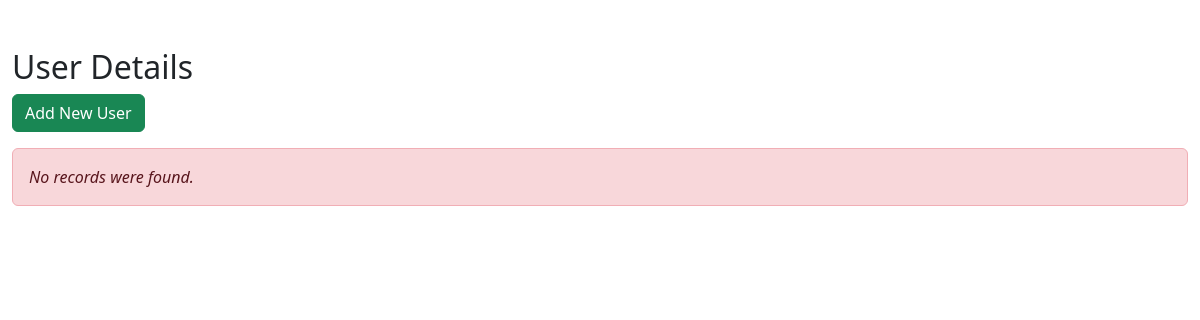
Before: /users/index.php with the older database file.
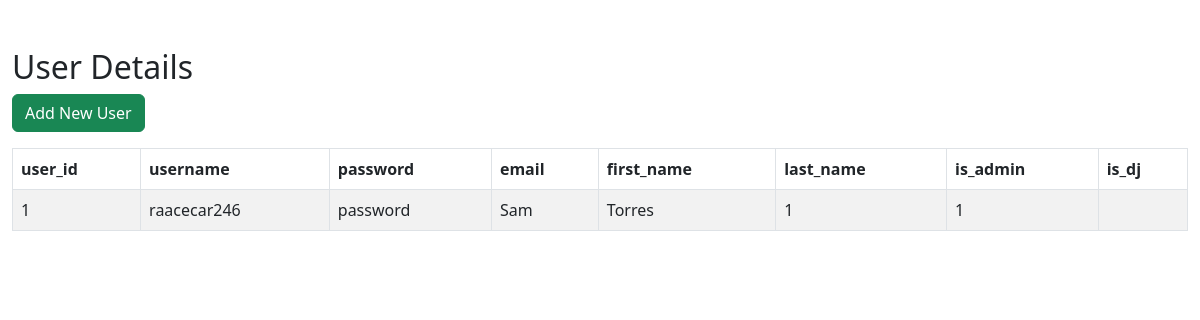
After: the same page with the newer database file.
### tables this page shows
CREATE TABLE `users` (
  `user_id` int(11) NOT NULL,
  `username` varchar(100) NOT NULL,
  `password` varchar(255) NOT NULL,
  `email` varchar(100) NOT NULL,
  `first_name` varchar(100) NOT NULL,
  `last_name` varchar(100) NOT NULL,
  `is_admin` tinyint(1) NOT NULL DEFAULT 0,
  `is_dj` tinyint(1) NOT NULL DEFAULT 0
);

### users/index.php (the view, shortened to what this page needs)
<!DOCTYPE html>
<html lang="en">
<head>
    <link href="https://cdn.jsdelivr.net/npm/bootstrap@5.3.0-alpha3/dist/css/bootstrap.min.css" rel="stylesheet">
</head>
<body>
    <div class="wrapper">
        <div class="container-fluid">
            <div class="row">
                <div class="col-md-12">
                    <div class="mt-5 mb-3 clearfix">
                        <h2 class="pull-left">User Details</h2>
                        <a href="create.php" class="btn btn-success pull-right" disabled><i class="fa fa-plus"></i> Add New User</a>
                    </div>
                    <?php
                    require_once "../scripts/config.php";
                    $sql = "SELECT * FROM users";
                    if($result = mysqli_query($link, $sql)){
                        if(mysqli_num_rows($result) > 0){
                            echo '<table class="table table-bordered table-striped">';
                                echo "<thead>";
                                    echo "<tr>";
                                        echo "<th>user_id</th>";
                                        echo "<th>username</th>";
                                        echo "<th>password</th>";
                                        echo "<th>email</th>";
                                        echo "<th>first_name</th>";
                                        echo "<th>last_name</th>";
                                        echo "<th>is_admin</th>";
                                        echo "<th>is_dj</th>";
                                    echo "</tr>";
                                echo "</thead>";
                                echo "<tbody>";
                                while($row = mysqli_fetch_array($result)){
                                    echo "<tr>";
                                        echo "<td>" . $row['user_id'] . "</td>";
                                        echo "<td>" . $row['username'] . "</td>";
                                        echo "<td>" . $row['password'] . "</td>";
                                        echo "<td>" . $row['first_name'] . "</td>";
                                        echo "<td>" . $row['last_name'] . "</td>";
                                        echo "<td>" . $row['is_admin'] . "</td>";
                                        echo "<td>" . $row['is_dj'] . "</td>";
                                        echo "<td>";
                                        echo "</td>";
                                    echo "</tr>";
                                }
                                echo "</tbody>";
                            echo "</table>";
                        } else{
                            echo '<div class="alert alert-danger"><em>No records were found.</em></div>';
                        }
                    } else{
                        echo "Oops! Something went wrong. Please try again later.";
                    }
                    ?>
                </div>
            </div>
        </div>
    </div>
</body>
</html>

Changed rows visible on the page:
added users: user_id "1", username "raacecar246", password "password", first_name "Sam", last_name "Torres", is_admin "1", is_dj "1"
Other visible differences:
text no longer shown: "No records were found."
text now shown: "user_id username password email first_name last_name is_admin is_dj"
